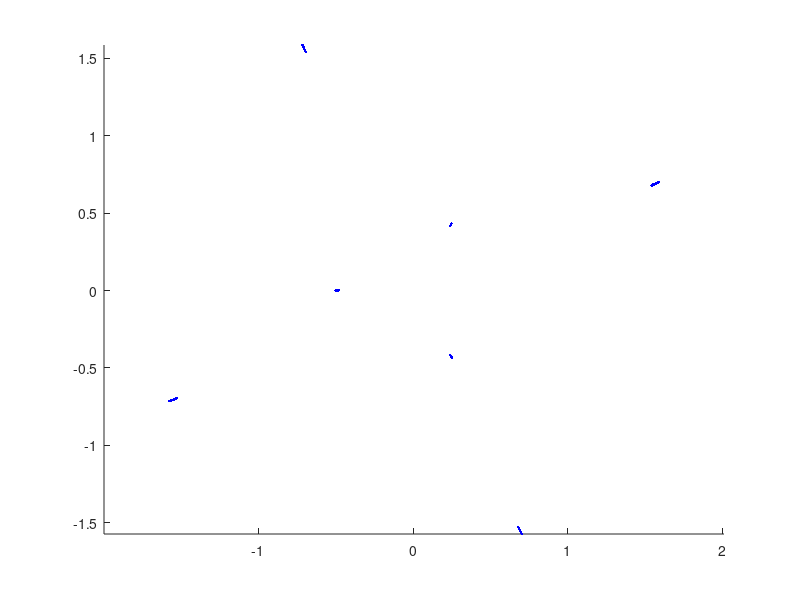

This figure's MATLAB source:
a=[0 3 7];
gap1=a(2)-a(1)-1;
gap2=a(3)-a(2)-1;
num=100;

hold off; subplot(1,1,1); newplot; hold on; 

phase2=exp(2*pi*sqrt(-1)*rand); 
phase1=exp(2*pi*sqrt(-1)*rand); 
for i=1:num
 plot(roots([1 zeros(1,gap2) (8+rand)*phase2 zeros(1,gap1) phase2]),'b.');
end; 

axis equal; 
